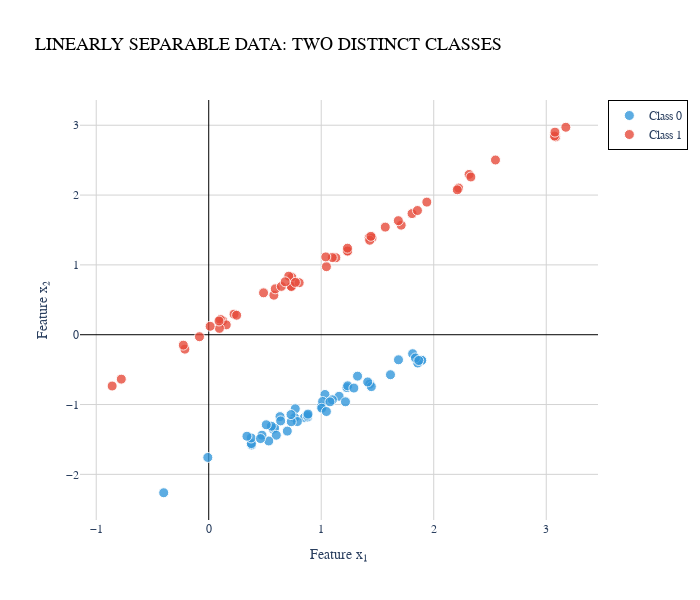

Notebook code cell kept with this figure:
### Code cell
# Visualize the data
plot_2d_classification(
    X_linear, y_linear,
    title="Linearly Separable Data: Two Distinct Classes".upper(),
    show_boundary=False
)

### Figure 1 — Plotly figure (JSON) as saved in the notebook; plotly's stock layout.template omitted (floating-point values rounded to 4 significant figures)
{"data": [{"hovertemplate": "<b>Class 0</b><br>x₁=%{x:.2f}<br>x₂=%{y:.2f}<extra></extra>", "marker": {"color": "#3498db", "line": {"color": "white", "width": 1}, "opacity": 0.8, "size": 10}, "mode": "markers", "name": "Class 0", "type": "scatter", "x": [1.228, 0.6984, 0.5736, 0.5859, 0.6336, 0.5566, 1.323, 0.6394, 1.235, 1.002, 1.033, 1.159, 1.888, 0.851, -0.008323, 1.894, 0.7692, 1.616, 0.8797, 0.6005, 1.012, 0.7636, 1.858, 1.29, 0.5114, 1.005, 1.431, 1.445, 1.046, 0.8772, 0.7878, 1.215, 1.812, 0.3809, 1.837, 0.8826, 0.3788, 0.7338, -0.4002, 0.3771, 1.099, 1.867, 1.687, 1.077, 0.3396, 0.7314, 0.5336, 1.413, 0.4734, 0.4601], "y": [-0.7572, -1.38, -1.353, -1.337, -1.173, -1.31, -0.5934, -1.234, -0.7317, -1.026, -0.8555, -0.8817, -0.367, -1.185, -1.758, -0.367, -1.061, -0.573, -1.178, -1.439, -0.9567, -1.187, -0.4053, -0.7641, -1.29, -1.052, -0.7081, -0.7432, -1.1, -1.155, -1.244, -0.9609, -0.272, -1.579, -0.3328, -1.137, -1.559, -1.246, -2.263, -1.479, -0.9321, -0.3692, -0.359, -0.961, -1.454, -1.144, -1.522, -0.6762, -1.439, -1.487]}, {"hovertemplate": "<b>Class 1</b><br>x₁=%{x:.2f}<br>x₂=%{y:.2f}<extra></extra>", "marker": {"color": "#e74c3c", "line": {"color": "white", "width": 1}, "opacity": 0.8, "size": 10}, "mode": "markers", "name": "Class 1", "type": "scatter", "x": [2.549, 0.1244, 1.426, 0.739, 2.221, 3.084, 0.1032, 0.5789, 1.711, 3.073, 0.4873, 3.078, 0.2249, 1.13, 2.209, 2.314, 1.098, 1.685, 0.1556, -0.08239, 1.234, -0.7772, 0.7325, 1.234, 1.452, 0.7346, 0.0949, 0.7114, 1.431, 0.8038, 1.046, 2.33, 1.807, 0.7702, 0.5914, -0.212, 3.174, 1.939, -0.226, 0.6457, -0.8585, 1.855, 1.442, 0.01258, 0.248, 0.09146, 1.569, 1.233, 0.6796, 1.04], "y": [2.502, 0.199, 1.39, 0.8218, 2.1, 2.833, 0.2179, 0.566, 1.569, 2.846, 0.5997, 2.901, 0.2948, 1.102, 2.075, 2.295, 1.105, 1.633, 0.141, -0.02861, 1.203, -0.636, 0.6904, 1.197, 1.386, 0.6916, 0.09091, 0.8388, 1.352, 0.7449, 0.9748, 2.259, 1.735, 0.7498, 0.6569, -0.2067, 2.971, 1.899, -0.1493, 0.692, -0.7347, 1.778, 1.409, 0.1205, 0.2789, 0.1969, 1.541, 1.239, 0.7578, 1.114]}], "layout": {"height": 600, "hovermode": "closest", "legend": {"bgcolor": "rgba(255,255,255,0.8)", "bordercolor": "black", "borderwidth": 1, "font": {"family": "Share Tech, monospace"}}, "paper_bgcolor": "white", "plot_bgcolor": "white", "title": {"font": {"color": "black", "family": "Share Tech, monospace", "size": 18}, "text": "LINEARLY SEPARABLE DATA: TWO DISTINCT CLASSES"}, "width": 700, "xaxis": {"gridcolor": "lightgray", "showgrid": true, "tickfont": {"family": "Share Tech, monospace"}, "title": {"font": {"family": "Share Tech, monospace", "size": 14}, "text": "Feature x₁"}, "zeroline": true, "zerolinecolor": "black", "zerolinewidth": 1}, "yaxis": {"gridcolor": "lightgray", "showgrid": true, "tickfont": {"family": "Share Tech, monospace"}, "title": {"font": {"family": "Share Tech, monospace", "size": 14}, "text": "Feature x₂"}, "zeroline": true, "zerolinecolor": "black", "zerolinewidth": 1}}}
